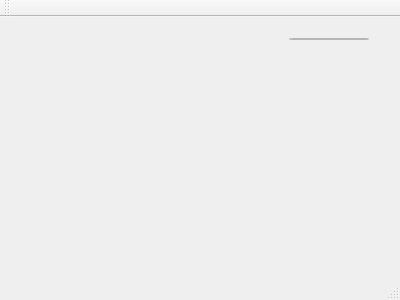
<?xml version="1.0" encoding="UTF-8"?>
<ui version="4.0">
 <class>MainWindow</class>
 <widget class="QMainWindow" name="MainWindow">
  <property name="geometry">
   <rect>
    <x>0</x>
    <y>0</y>
    <width>400</width>
    <height>300</height>
   </rect>
  </property>
  <property name="windowTitle">
   <string>MainWindow</string>
  </property>
  <widget class="QWidget" name="centralWidget">
   <widget class="QWidget" name="verticalLayoutWidget">
    <property name="geometry">
     <rect>
      <x>20</x>
      <y>40</y>
      <width>361</width>
      <height>181</height>
     </rect>
    </property>
    <layout class="QVBoxLayout" name="tasksLayout"/>
   </widget>
   <widget class="QWidget" name="">
    <property name="geometry">
     <rect>
      <x>20</x>
      <y>10</y>
      <width>360</width>
      <height>24</height>
     </rect>
    </property>
    <layout class="QHBoxLayout" name="toolbarLayout">
     <item>
      <widget class="QLabel" name="statusLabel">
       <property name="text">
        <string>&lt;html&gt;&lt;head/&gt;&lt;body&gt;&lt;p&gt;Status: 0 todo/0 done&lt;/p&gt;&lt;/body&gt;&lt;/html&gt;</string>
       </property>
      </widget>
     </item>
     <item>
      <spacer name="horizontalSpacer">
       <property name="orientation">
        <enum>Qt::Horizontal</enum>
       </property>
       <property name="sizeHint" stdset="0">
        <size>
         <width>128</width>
         <height>20</height>
        </size>
       </property>
      </spacer>
     </item>
     <item>
      <widget class="QPushButton" name="addTaskButton">
       <property name="text">
        <string>addTask</string>
       </property>
      </widget>
     </item>
    </layout>
   </widget>
  </widget>
  <widget class="QMenuBar" name="menuBar">
   <property name="geometry">
    <rect>
     <x>0</x>
     <y>0</y>
     <width>400</width>
     <height>19</height>
    </rect>
   </property>
  </widget>
  <widget class="QToolBar" name="mainToolBar">
   <attribute name="toolBarArea">
    <enum>TopToolBarArea</enum>
   </attribute>
   <attribute name="toolBarBreak">
    <bool>false</bool>
   </attribute>
  </widget>
  <widget class="QStatusBar" name="statusBar"/>
 </widget>
 <layoutdefault spacing="6" margin="11"/>
 <resources/>
 <connections/>
</ui>
